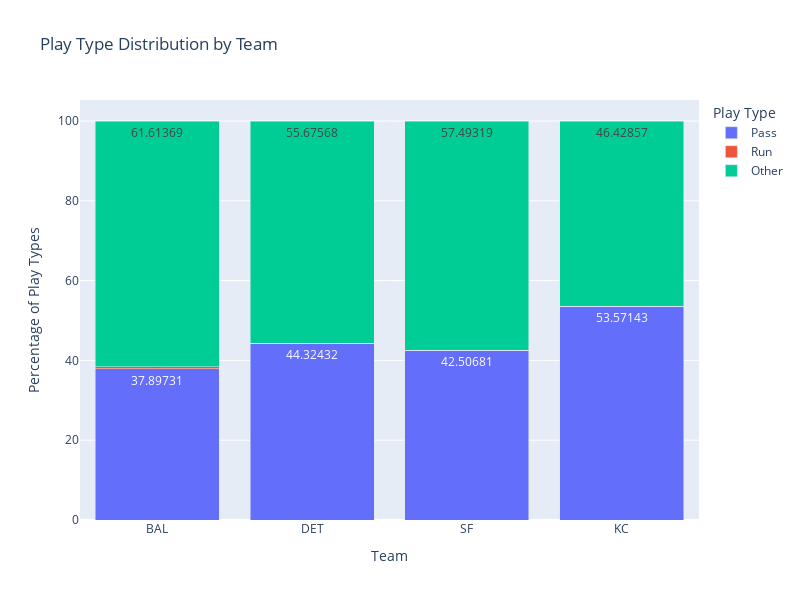

Notebook code cell kept with this figure:
### Code cell
# Prepare for chart creation
play_type_distribution_final_four_reset = play_type_distribution_final_four.reset_index()

# Melt the DataFrame to long format for barcharts
play_type_distribution_long = play_type_distribution_final_four_reset.melt(id_vars='possessionTeam', var_name='Play Type', value_name='Percentage')

# Create a stacked bar chart
fig = px.bar(
    play_type_distribution_long,
    x='possessionTeam',
    y='Percentage',
    color='Play Type',
    title='Play Type Distribution by Team',
    text_auto=True,  
    labels={"possessionTeam": "Possession Team"},
    category_orders={"Play Type": ["Pass", "Run", "Other", "Kick/Punt", "Field Goal"]},
    height=600,
    width=800
)

# Improve layout
fig.update_layout(
    barmode='stack', 
    xaxis_title='Team',
    yaxis_title='Percentage of Play Types',
    legend_title='Play Type'
)

fig.show()

### Figure 1 — Plotly figure (JSON) as saved in the notebook; plotly's stock layout.template omitted (floating-point values rounded to 4 significant figures)
{"data": [{"alignmentgroup": "True", "hovertemplate": "Play Type=Pass<br>Possession Team=%{x}<br>Percentage=%{y}<extra></extra>", "legendgroup": "Pass", "marker": {"color": "#636efa", "pattern": {"shape": ""}}, "name": "Pass", "offsetgroup": "Pass", "orientation": "v", "showlegend": true, "textposition": "auto", "texttemplate": "%{y}", "type": "bar", "x": ["BAL", "DET", "SF", "KC"], "xaxis": "x", "y": [37.9, 44.32, 42.51, 53.57], "yaxis": "y"}, {"alignmentgroup": "True", "hovertemplate": "Play Type=Run<br>Possession Team=%{x}<br>Percentage=%{y}<extra></extra>", "legendgroup": "Run", "marker": {"color": "#EF553B", "pattern": {"shape": ""}}, "name": "Run", "offsetgroup": "Run", "orientation": "v", "showlegend": true, "textposition": "auto", "texttemplate": "%{y}", "type": "bar", "x": ["BAL", "DET", "SF", "KC"], "xaxis": "x", "y": [0.489, 0, 0, 0], "yaxis": "y"}, {"alignmentgroup": "True", "hovertemplate": "Play Type=Other<br>Possession Team=%{x}<br>Percentage=%{y}<extra></extra>", "legendgroup": "Other", "marker": {"color": "#00cc96", "pattern": {"shape": ""}}, "name": "Other", "offsetgroup": "Other", "orientation": "v", "showlegend": true, "textposition": "auto", "texttemplate": "%{y}", "type": "bar", "x": ["BAL", "DET", "SF", "KC"], "xaxis": "x", "y": [61.61, 55.68, 57.49, 46.43], "yaxis": "y"}], "layout": {"barmode": "stack", "height": 600, "legend": {"title": {"text": "Play Type"}, "tracegroupgap": 0}, "title": {"text": "Play Type Distribution by Team"}, "width": 800, "xaxis": {"anchor": "y", "autorange": true, "domain": [0, 1], "range": [-0.5, 3.5], "title": {"text": "Team"}, "type": "category"}, "yaxis": {"anchor": "x", "autorange": true, "domain": [0, 1], "range": [0, 105.3], "title": {"text": "Percentage of Play Types"}, "type": "linear"}}}
